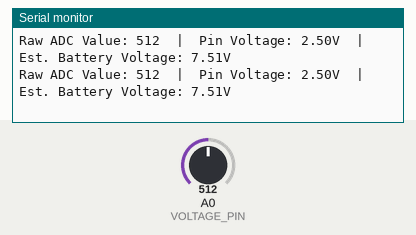
Simulated run of this sketch. Board: Arduino Uno, built with avr-gcc and run on an emulated ATmega328P. Parts: the last lines printed to the serial monitor. Inputs (shaded band) come from the test bench; at power-on: A0 (VOLTAGE_PIN) = 512.

Above: at 1.3 s.
1.4 s: A0 (VOLTAGE_PIN) set to 716
At 1.9 s:
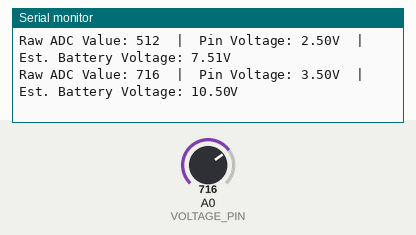
2.9 s: A0 (VOLTAGE_PIN) set to 900
At 3.5 s:
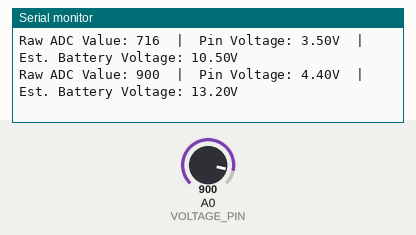
Timing chart, 0 to 5.9 s (numbered marks = the images above; inputs shaded):
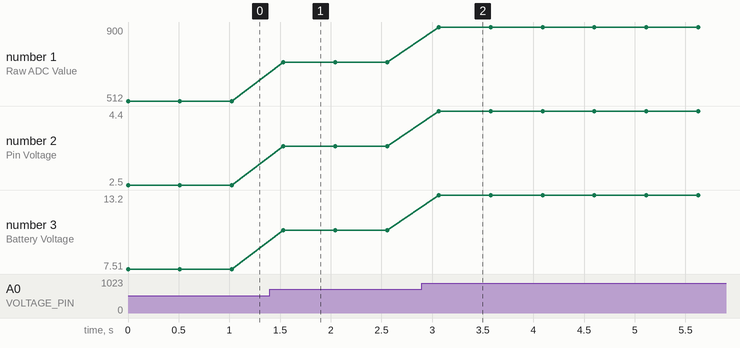

Measured:
- after the input at 1.4 s, the serial monitor: prints a new line after 0.13 s (image 1)
- after the input at 2.9 s, the serial monitor: prints a new line after 0.17 s (image 2)
- plotted number 1: 512 → 716 after the input at 1.4 s, 716 → 900 after the input at 2.9 s
- plotted number 2: 2.5 → 3.5 after the input at 1.4 s, 3.5 → 4.4 after the input at 2.9 s
- plotted number 3: 7.51 → 10.5 after the input at 1.4 s, 10.5 → 13.2 after the input at 2.9 s

The sketch:

Battery_test.ino
```cpp
const int VOLTAGE_PIN = A0;

void setup() {
  Serial.begin(9600);
  pinMode(VOLTAGE_PIN, INPUT);
}

void loop() {
  int rawADC = analogRead(VOLTAGE_PIN);

  // Calculate the actual voltage hitting the Arduino pin
  float pinVoltage = (rawADC / 1023.0) * 5.0;

  // Calculate the total battery voltage (Assuming a perfect 20k/10k divider = 3x scale)
  float batteryVoltage = pinVoltage * 3.0;

  Serial.print("Raw ADC Value: ");
  Serial.print(rawADC);

  Serial.print("  |  Pin Voltage: ");
  Serial.print(pinVoltage);
  Serial.print("V");

  Serial.print("  |  Est. Battery Voltage: ");
  Serial.print(batteryVoltage);
  Serial.println("V");

  delay(500); // Wait half a second before reading again
}
```
